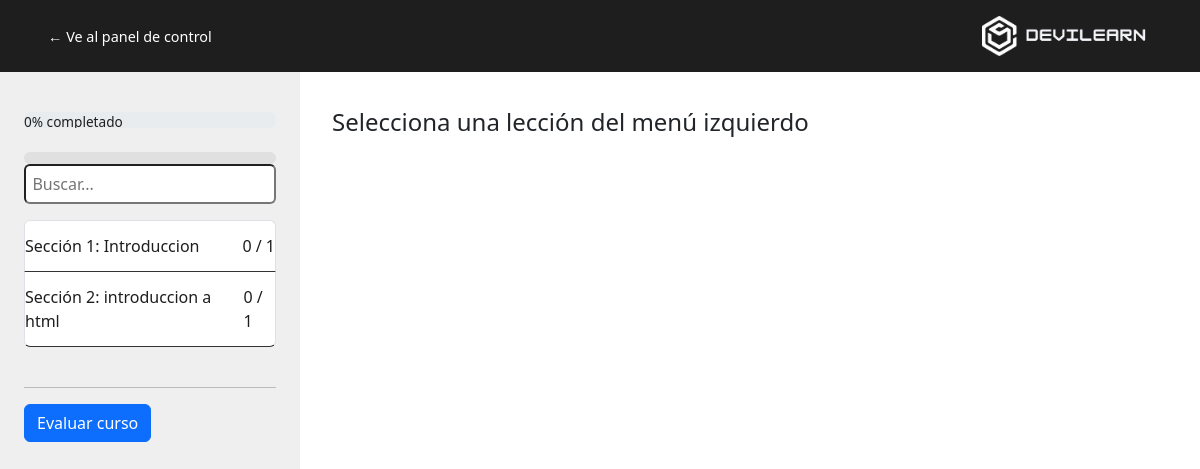
Screenshot of /student/introducción-a-html/lessons/ (signed in) with the database file from the repository.
### apps/courses/models/module.py (models this page shows, shortened)
class Module(models.Model):
    course = models.ForeignKey(
        Course, on_delete=models.CASCADE, related_name='modules')
    title = models.CharField(max_length=200)        # Título del módulo 📛
    description = models.TextField(blank=True)      # Descripción (opcional) 📝
    order = OrderField(blank=True, for_fields=['course'])

### apps/courses/views/student.py (the view)
@login_required
def course_lessons(request, slug, content_id=None):
    course = get_object_or_404(Course, slug=slug)
    modules = course.modules.prefetch_related('contents').order_by('order')
    request.session['last_course_slug'] = course.slug
    request.session['last_course_title'] = course.title
    request.session['last_course_image'] = course.image
    request.session.modified = True  # 🔄 Obliga a Django a guardar la sesión
    Enrollment.objects.get_or_create(user=request.user, course=course)
    all_contents = [c for m in modules for c in m.contents.all()]
    total_contents = len(all_contents)  # Total de lecciones en el curso
    completed = CompletedContent.objects.filter(
        user=request.user, content__in=all_contents
    ).values_list('content_id', flat=True)
    for module in modules:
        module.completed_count = module.contents.filter(id__in=completed).count()
        module.total_count = module.contents.count()
    current_content = None
    if content_id:
        current_content = get_object_or_404(
            Content, id=content_id, module__course=course)
    if total_contents:
        progress = (len(completed) / total_contents * 100)
    else:
        progress = 0
    Progress.objects.update_or_create(
        user=request.user,
        course=course,
        defaults={'progress': progress}  # 'progress' es el % de avance
    )
    return render(request, 'courses/course_lessons.html', {
        'course': course,               # 📚 El curso
        'modules': modules,             # 🧩 Módulos con progreso incluido
        'completed_ids': set(completed),  # ✅ Set de IDs completados (para marcar checkboxes)
        'current_content': current_content,  # 👀 Contenido actual (None si es la primera vez)
        'progress': int(progress)       # 📊 Progreso total como entero (0-100)
    })

### apps/profiles/context_processors.py (called while the page is built)
def profile_picture(request):
    if request.user.is_authenticated and hasattr(request.user, 'profile'):
        photo = request.user.profile.photo
    else:
        photo = None
    return {
        'profile_picture': photo.url if photo else "https://static.vecteezy.com/system/resources/previews/009/292/244/non_2x/default-avatar-icon-of-social-media-user-vector.jpg"
    }

### templates/courses/course_lessons.html (shortened to what this page needs)
{% extends "includes/base.html" %}
{% load static %}
{% block custom_styles %}
 <link rel="stylesheet" href="{% static 'css/lessons.css' %}">
{% endblock custom_styles %}
{% block content %}
    <header class="topbar">
        <div class="acciones">
            <div class="back-link"><a href="{% url 'student:course_list' %}"><button class="discusiones">← Ve al panel de control</button></a> </div>
        </div>
        <div class="logo"><img src="{% static 'images/devilearn.png' %}" alt="Logo devilearn"></div>
    </header>
    <div class="layout">
        <aside class="sidebar">
            <p class="progress">{{progress}}% completado</p>
            <div class="progress-bar"><div class="progress-fill"></div></div>
            <input class="lesson-search" id="lesson-search" placeholder="Buscar...">
            <div class="accordion">
                {% for module in modules  %}
                     <div class="accordion-item">
                        <button class="accordion-header">Sección {{forloop.counter}}: {{module.title}} <span>{{module.completed_count}} / {{module.total_count}}</span></button>
                    </div>
                {% empty %}
                    <div>
                        <p>Sin contenido aún</p>
                    </div>
                {% endfor %}
            </div><br>
            <hr>
            {% if progress >= 00.0 %}
                <div class="course-actions">
                    <a href="{% url 'student:review_course' course.slug %}" class="btn btn-primary">
                        Evaluar curso
                    </a>
                </div>
            {% endif %}
        </aside>
        <main class="main-content">
            {% if current_content %}
            <div class="content-header">Introducción al curso</div>
            <div class="content-display">
                {% if current_content.content_type.model == "video" %}
                    {% with video_url=current_content.item.url %}
                        {% if "youtube.com" in video_url %}
                            <iframe width="100%" height="600" src="https://www.youtube.com/embed/{{video_url|slice:'-11:'}}" frameborder="0" allowfullscreen></iframe>
                        {% elif "vimeo.com" in video_url %}
                            <iframe width="100%" height="600" src="https://player.vimeo.com/video/{{video_url|slice:'-9:'}}" frameborder="0" allowfullscreen></iframe>
                        {% else %}
                            <video controls width="100%">
                                <source src="{{video_url}}" type="video/mp4">
                                Tu navegador no soporta videos.
                            </video>
                        {% endif %}
                    {% endwith %}
                {% elif current_content.content_type.model == "file" %}
                    <p><strong>Archivo disponible para descarga</strong></p>
                    <a class="button" href="{{ current_content.item.file.url}}" download>Descargar archivo</a>
                {% elif current_content.content_type.model == "image" %}
                        <img src="{{ current_content.item.file.url }}" alt="{{current_content.item.title}}">
                {% elif current_content.content_type.model == "text" %}
                    <div class="text-content">
                    {{ current_content.item.content|safe|linebreaks }}
                    </div>
                {% endif %}
            </div>
            <form action="{% url 'student:mark_complete' current_content.id %}" method="post">
                {% csrf_token %}
                {% if current_content.id not in completed_ids %}
                    <div class="bottom-bar">
                        <button type="submit" class="btn-complete">Marcar como completado y continuar</button>
                    </div>
                {% endif %}
            </form>
            {% else %}
                <div class="content-header">Selecciona una lección del menú izquierdo</div>
            {% endif %}
        </main>
    </div>
{% endblock content %}

### static/css/lessons.css (style rules this page uses)
* { box-sizing: border-box; margin: 0; padding: 0; }
body { font-family: 'Segoe UI', sans-serif; }
.topbar { display: flex; justify-content: space-between; align-items: center; padding: 1rem 2rem; background-color: #1e1e1e; }
.topbar .logo { font-weight: bold; font-size: 1.3rem; text-align: right; }
.topbar .logo img { width: 40%; }
.topbar .acciones button { background: transparent; border: none; color: white; margin-left: 1rem; font-size: 0.9rem; cursor: pointer; }
.layout { display: flex; min-height: calc(100vh - 60px); }
aside.sidebar { background: #efefef; width: 300px; padding: 1.5rem; overflow-y: auto; }
.topbar .back-link a { text-decoration: none; color: #ffffff; }
.progress { font-size: 0.85rem; color: #1e1e1e; margin-bottom: 1.5rem; }
.lesson-search { width: 100%; margin-bottom: 1rem; padding: 0.4rem; border-radius: 6px; }
.accordion-item { border-bottom: 1px solid #333; }
.accordion-header { width: 100%; background: none; border: none; color: #1e1e1e; padding: 0.8rem 0; text-align: left; font-weight: 500; cursor: pointer; display: flex; justify-content: space-between; }
.main-content { flex: 1; padding: 2rem; display: flex; flex-direction: column; justify-content: space-between; }
.content-header { font-size: 1.5rem; margin-bottom: 1rem; }

### rows the page displays
Module: title "Introduccion", completed_count "0", total_count "1"
Module: title "introduccion a html", completed_count "0", total_count "1"

### other values shown
{{ progress }} "0"
